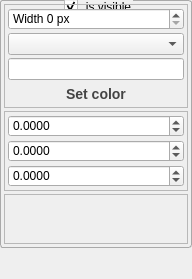
<?xml version="1.0" encoding="UTF-8"?>
<ui version="4.0">
 <class>CurveSettings</class>
 <widget class="QWidget" name="CurveSettings">
  <property name="geometry">
   <rect>
    <x>0</x>
    <y>0</y>
    <width>192</width>
    <height>279</height>
   </rect>
  </property>
  <property name="windowTitle">
   <string>Form</string>
  </property>
  <layout class="QVBoxLayout" name="verticalLayout">
   <property name="spacing">
    <number>3</number>
   </property>
   <property name="leftMargin">
    <number>0</number>
   </property>
   <property name="topMargin">
    <number>0</number>
   </property>
   <property name="rightMargin">
    <number>0</number>
   </property>
   <property name="bottomMargin">
    <number>0</number>
   </property>
   <item>
    <widget class="QGroupBox" name="curve">
     <property name="minimumSize">
      <size>
       <width>100</width>
       <height>0</height>
      </size>
     </property>
     <property name="styleSheet">
      <string notr="true">QGroupBox {
    border: 1px solid darkgray;
    border-radius: 3px;
    margin-top: 2ex;
}
QGroupBox::title {
    subcontrol-origin: margin;
    subcontrol-position: top center;
}</string>
     </property>
     <property name="title">
      <string>is visible</string>
     </property>
     <property name="alignment">
      <set>Qt::AlignCenter</set>
     </property>
     <property name="checkable">
      <bool>true</bool>
     </property>
     <property name="checked">
      <bool>true</bool>
     </property>
     <layout class="QVBoxLayout" name="verticalLayout_2">
      <property name="spacing">
       <number>3</number>
      </property>
      <property name="leftMargin">
       <number>3</number>
      </property>
      <property name="topMargin">
       <number>3</number>
      </property>
      <property name="rightMargin">
       <number>3</number>
      </property>
      <property name="bottomMargin">
       <number>3</number>
      </property>
      <item>
       <widget class="QFrame" name="frame">
        <property name="frameShape">
         <enum>QFrame::StyledPanel</enum>
        </property>
        <property name="frameShadow">
         <enum>QFrame::Raised</enum>
        </property>
        <layout class="QVBoxLayout" name="verticalLayout_5">
         <property name="spacing">
          <number>3</number>
         </property>
         <property name="leftMargin">
          <number>3</number>
         </property>
         <property name="topMargin">
          <number>3</number>
         </property>
         <property name="rightMargin">
          <number>3</number>
         </property>
         <property name="bottomMargin">
          <number>3</number>
         </property>
         <item>
          <widget class="QSpinBox" name="width">
           <property name="toolTip">
            <string>Width of current curve.</string>
           </property>
           <property name="suffix">
            <string> px</string>
           </property>
           <property name="prefix">
            <string>Width </string>
           </property>
           <property name="maximum">
            <number>20</number>
           </property>
          </widget>
         </item>
         <item>
          <widget class="QComboBox" name="symbolStyle">
           <property name="toolTip">
            <string>Symbol's type of current type.</string>
           </property>
          </widget>
         </item>
         <item>
          <widget class="QLineEdit" name="dashPattern">
           <property name="toolTip">
            <string>Dash pattern of current line.</string>
           </property>
          </widget>
         </item>
         <item>
          <widget class="QToolButton" name="color">
           <property name="sizePolicy">
            <sizepolicy hsizetype="Preferred" vsizetype="Preferred">
             <horstretch>0</horstretch>
             <verstretch>0</verstretch>
            </sizepolicy>
           </property>
           <property name="toolTip">
            <string>Set color for current time.</string>
           </property>
           <property name="styleSheet">
            <string notr="true">QToolButton{
    border-style: outset;
    border-width: 0px;
    font: bold 14px;
    border-radius: 8px;
    color: #444444;
    height: 18px;
    background: qlineargradient(
        x1: 0, y1: 0, x2: 0, y2: 1,
        stop: 1.0   #999, 
        stop: 0.75 #bbb,
        stop: 0.5   #ddd, 
        stop: 0.25 #eee, 
        stop: 0.0   #fff
    );
}
QToolButton:pressed {
    background: qlineargradient(
        x1: 0, y1: 0, x2: 0, y2: 1,
        stop: 1.0   #fff, 
        stop: 0.75 #eee,
        stop: 0.5   #ddd, 
        stop: 0.25 #bbb, 
        stop: 0.0   #999
    );
}
QToolButton:hover:enabled{
    color:#000
}
QToolButton:disabled{
    color: #999999;
}</string>
           </property>
           <property name="text">
            <string>Set color</string>
           </property>
          </widget>
         </item>
        </layout>
       </widget>
      </item>
      <item>
       <widget class="QFrame" name="frame_2">
        <property name="frameShape">
         <enum>QFrame::StyledPanel</enum>
        </property>
        <property name="frameShadow">
         <enum>QFrame::Raised</enum>
        </property>
        <layout class="QVBoxLayout" name="verticalLayout_3">
         <property name="spacing">
          <number>3</number>
         </property>
         <property name="leftMargin">
          <number>3</number>
         </property>
         <property name="topMargin">
          <number>3</number>
         </property>
         <property name="rightMargin">
          <number>3</number>
         </property>
         <property name="bottomMargin">
          <number>3</number>
         </property>
         <item>
          <widget class="QDoubleSpinBox" name="addendX">
           <property name="toolTip">
            <string>Addend for current curve's absciss.</string>
           </property>
           <property name="decimals">
            <number>4</number>
           </property>
           <property name="minimum">
            <double>-1000000.000000000000000</double>
           </property>
           <property name="maximum">
            <double>1000000.000000000000000</double>
           </property>
          </widget>
         </item>
         <item>
          <widget class="QDoubleSpinBox" name="addendY_2">
           <property name="toolTip">
            <string>Addend for current curve's ordinate.</string>
           </property>
           <property name="decimals">
            <number>4</number>
           </property>
           <property name="minimum">
            <double>-1000000.000000000000000</double>
           </property>
           <property name="maximum">
            <double>1000000.000000000000000</double>
           </property>
          </widget>
         </item>
         <item>
          <widget class="QDoubleSpinBox" name="multY">
           <property name="toolTip">
            <string>Multiple for current curve's ordinate.</string>
           </property>
           <property name="decimals">
            <number>4</number>
           </property>
           <property name="minimum">
            <double>-1000000.000000000000000</double>
           </property>
           <property name="maximum">
            <double>1000000.000000000000000</double>
           </property>
          </widget>
         </item>
        </layout>
       </widget>
      </item>
      <item>
       <widget class="QFrame" name="sample">
        <property name="minimumSize">
         <size>
          <width>0</width>
          <height>50</height>
         </size>
        </property>
        <property name="toolTip">
         <string>This is pen of current curve.</string>
        </property>
        <property name="frameShape">
         <enum>QFrame::StyledPanel</enum>
        </property>
        <property name="frameShadow">
         <enum>QFrame::Raised</enum>
        </property>
       </widget>
      </item>
     </layout>
    </widget>
   </item>
   <item>
    <spacer name="verticalSpacer">
     <property name="orientation">
      <enum>Qt::Vertical</enum>
     </property>
     <property name="sizeHint" stdset="0">
      <size>
       <width>20</width>
       <height>40</height>
      </size>
     </property>
    </spacer>
   </item>
  </layout>
 </widget>
 <resources/>
 <connections/>
</ui>
